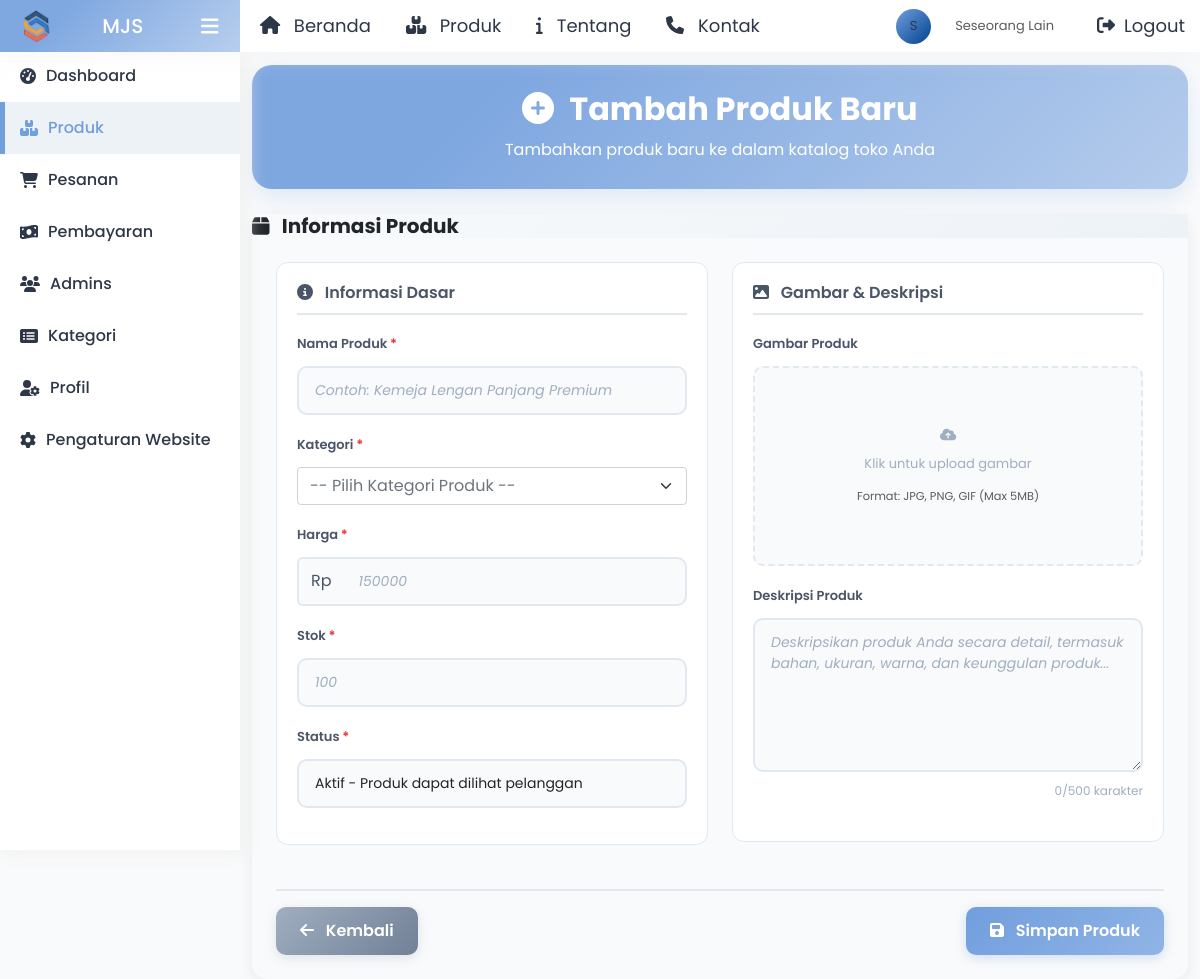
The page /admin/produk/tambah.php (signed in) on the database its author committed.
### tables this page shows
CREATE TABLE `pengaturan` (
  `id` int(11) NOT NULL,
  `nama_toko` varchar(100) NOT NULL,
  `alamat_toko` text DEFAULT NULL,
  `no_hp_toko` varchar(20) DEFAULT NULL,
  `email_toko` varchar(100) DEFAULT NULL,
  `no_rekening` varchar(50) DEFAULT NULL,
  `nama_bank` varchar(50) DEFAULT NULL,
  `atas_nama` varchar(100) DEFAULT NULL,
  `logo_toko` varchar(255) DEFAULT NULL,
  `deskripsi_toko` text DEFAULT NULL,
  `whatsapp_number` varchar(20) DEFAULT NULL,
  `updated_at` timestamp NOT NULL DEFAULT current_timestamp() ON UPDATE current_timestamp()
);

### includes/functions.php (called while the page is built, shortened)
<?php
require_once __DIR__ . '/../config/config.php';
function isLoggedIn() {
    return isset($_SESSION['admin_id']) && !empty($_SESSION['admin_id']);
}

### admin/produk/tambah.php (the view, shortened to what this page needs)
<?php
require_once __DIR__ . '/../../config/config.php';
$prefixlogo = '../../';
?>
<?php include __DIR__ . '/../../includes/header.php'; ?>
<div class="container-fluid">
    <div class="form-header text-center">
        <h2 class="fw-bold mb-2">
            <i class="fas fa-plus-circle me-2"></i>
            Tambah Produk Baru
        </h2>
        <p class="mb-0 fs-6">Tambahkan produk baru ke dalam katalog toko Anda</p>
    </div>
    <div class="form-card">
        <div class="card-header" style="background: linear-gradient(135deg, #f8fafc 0%, #edf2f7 100%); border: none;">
            <h5 class="mb-0 fw-bold text-dark">
                <i class="fas fa-box me-2"></i>
                Informasi Produk
            </h5>
        </div>
        <div class="card-body p-4">
            <form method="POST" enctype="multipart/form-data" id="productForm">
                <div class="row">
                    <div class="col-md-6">
                        <div class="form-section">
                            <h6 class="form-section-title">
                                <i class="fas fa-info-circle me-2"></i>
                                Informasi Dasar
                            </h6>
                            <div class="mb-3">
                                <label for="nama_produk" class="form-label required-field">Nama Produk</label>
                                <input type="text" class="form-control" id="nama_produk" name="nama_produk"
                                       placeholder="Contoh: Kemeja Lengan Panjang Premium" required>
                            </div>
                            <div class="mb-3">
                                <label for="kategori_id" class="form-label required-field">Kategori</label>
                            </div>
                            <div class="mb-3">
                                <label for="harga" class="form-label required-field">Harga</label>
                                <div class="input-group">
                                    <span class="input-group-text">Rp</span>
                                    <input type="number" class="form-control" id="harga" name="harga"
                                           placeholder="150000" min="0" required>
                                </div>
                            </div>
                            <div class="mb-3">
                                <label for="stok" class="form-label required-field">Stok</label>
                                <input type="number" class="form-control" id="stok" name="stok"
                                       placeholder="100" min="0" required>
                            </div>
                            <div class="mb-3">
                                <label for="status" class="form-label required-field">Status</label>
                                <select class="form-select" id="status" name="status" required>
                                    <option value="aktif" selected>Aktif - Produk dapat dilihat pelanggan</option>
                                </select>
                            </div>
                        </div>
                    </div>
                    <div class="col-md-6">
                        <div class="form-section">
                            <h6 class="form-section-title">
                                <i class="fas fa-image me-2"></i>
                                Gambar & Deskripsi
                            </h6>
                            <div class="mb-3">
                                <label for="gambar" class="form-label">Gambar Produk</label>
                                <div class="image-preview-container" id="imagePreviewContainer" onclick="document.getElementById('gambar').click();">
                                    <div class="upload-placeholder" id="uploadPlaceholder">
                                        <i class="fas fa-cloud-upload-alt"></i>
                                        <p class="mb-1">Klik untuk upload gambar</p>
                                        <small class="text-muted">Format: JPG, PNG, GIF (Max 5MB)</small>
                                    </div>
                                </div>
                            </div>
                            <div class="mb-3">
                                <label for="deskripsi" class="form-label">Deskripsi Produk</label>
                                <textarea class="form-control" id="deskripsi" name="deskripsi" rows="6"
                                          placeholder="Deskripsikan produk Anda secara detail, termasuk bahan, ukuran, warna, dan keunggulan produk..."
                                          maxlength="500"></textarea>
                                <div class="char-counter">
                                    <span id="charCount">0</span>/500 karakter
                                </div>
                            </div>
                        </div>
                    </div>
                </div>
                <div class="d-flex justify-content-between align-items-center mt-4 pt-3" style="border-top: 2px solid #e2e8f0;">
                    <a href="index.php" class="btn btn-gradient-secondary">
                        <i class="fas fa-arrow-left me-2"></i>
                        Kembali
                    </a>
                    <button type="submit" class="btn btn-gradient-primary btn-lg" id="submitBtn">
                        <i class="fas fa-save me-2"></i>
                        Simpan Produk
                    </button>
                </div>
            </form>
        </div>
    </div>
</div>
<?php include __DIR__ . '/../../includes/footer.php'; ?>

### includes/navbar.php (shortened to what this page needs)
<?php
require_once __DIR__ . '/../config/database.php';
require_once __DIR__ . '/../config/config.php';
$querypengaturansss = "SELECT logo_toko, nama_toko FROM pengaturan LIMIT 1";
$stmtpengaturansss = $db->prepare($querypengaturansss);
$stmtpengaturansss->execute();
$pengagturansss = $stmtpengaturansss->fetch(PDO::FETCH_ASSOC);
$logopengaturansss = '';
$namatokopengaturansss = APP_NAME;
if ($pengagturansss) {
    $namatokopengaturansss = $pengagturansss['nama_toko'] ?: APP_NAME;
    if (!empty($pengagturansss['logo_toko'])) {
        $logopengaturansss = $pengagturansss['logo_toko'];
    }
}
?>
<div class="header-container fixed-top">
    <header class="header navbar navbar-expand-sm expand-header">
        <div class="header-left d-flex">
            <div class="logo d-flex justify-content-around align-items-center">
                <?php if (!empty($logopengaturansss)): ?>
                    <img src="<?= $prefixlogo . $logopengaturansss ?>" alt="<?= htmlspecialchars($namatokopengaturansss) ?>" class="me-2" style="height: 32px; width: auto;">
                <?php else: ?>
                    <i class="fas fa-store me-2"></i>
                <?php endif; ?>
                <p><?= htmlspecialchars($namatokopengaturansss) ?></p>
                <?php if (isLoggedIn()): ?>
                    <a href="#" class="sidebarCollapse text-white" id="toggleSidebar" data-placement="bottom">
                        <span class="fas fa-bars"></span>
                    </a>
                <?php else: ?>
                    <i class="fas fa-store me-2"></i>
                <?php endif; ?>
            </div>
            <ul class="navbar-item me-auto flex-row ml-3">
                <li class="nav-item user-profile-dropdown">
                    <a class="nav-link user" href="<?= BASE_URL ?>">
                        <i class="fas fa-home me-1"></i>&nbsp;
                        Beranda
                    </a>
                </li>
                <?php if (isLoggedIn()): ?>
                    <li class="nav-item user-profile-dropdown">
                        <a class="nav-link user" href="<?= BASE_URL ?>admin/produk/">
                            <i class="fas fa-boxes me-1"></i>&nbsp;
                            Produk
                        </a>
                    </li>
                <?php endif; ?>
                <li class="nav-item user-profile-dropdown">
                    <a class="nav-link user" href="<?= BASE_URL ?>tentang.php">
                        <i class="fas fa-info me-1"></i>&nbsp;
                        Tentang
                    </a>
                </li>
                <li class="nav-item user-profile-dropdown">
                    <a class="nav-link user" href="<?= BASE_URL ?>kontak.php">
                        <i class="fas fa-phone me-1"></i>&nbsp;
                        Kontak
                    </a>
                </li>
            </ul>
        </div>
        <ul class="navbar-item flex-row ml-auto">
            <?php if (isLoggedIn()): ?>
                <li class="nav-item user-profile-dropdown">
                    <?php
                    $fullName = $_SESSION['admin_nama'] ?? 'User';
                    $firstLetter = strtoupper(substr($fullName, 0, 1));
                    ?>
                    <a href="<?= BASE_URL ?>admin/profile.php" style="text-decoration: none; background-color: none;">
                        <div class="user-profile text-muted">
                            <div class="user-avatar">
                                <span class="avatar-letter"><?php echo $firstLetter; ?></span>
                            </div>
                            <div class="d-none d-md-block">
                                <div class="text-sm font-medium"><?php echo $fullName; ?></div>
                            </div>
                        </div>
                    </a>
                </li>
                <li class="nav-item user-profile-dropdown">
                    <a class="nav-link user" href="<?= BASE_URL ?>admin/logout.php">
                        <i class="fas fa-sign-out-alt me-1"></i>
                        Logout
                    </a>
                </li>
            <?php endif; ?>
        </ul>
    </header>
</div>

### assets/css/sass.css (style rules this page uses)
* { padding: 0; margin: 0; outline: none; }
:root { --header-height: 3rem; --main-color: #719edd; --second-color: #2d3748; --main-grident: linear-gradient( 135deg, rgba(113, 158, 221, 0.9) 25%, rgba(113, 158, 221, 0.5) 100% ); --dark-bg: #f8fafc; --main-color-alt: #90b4e6; --text-color: #4a5568; --white-color: #ffffff; --white-alt: #edf2f7; --body-font: "Poppins", sans-serif; --biggest-font-size: 2.25rem; --h1-font-size: 1.5rem; --h2-font-size: 1.25rem; --h3-font-size: 1rem; --normel-font-size: 0.938rem; --small-font-size: 0.813rem; --smaller-font-size: 0.75rem; --font-medium: 500; --font-semi-bold: 600; --md-1: 0.5rem; --mb-2: 1rem; --mb-3: 1.5rem; --mb-4: 2rem; --mb-5: 2.5rem; --mb-6: 3rem; --z-tooltip: 10; --z-fixed: 100; }
html { scroll-behavior: smooth; }
body { color: var(--second-color); font-size: 13px; font-weight: 400; font-family: var(--body-font); line-height: 28px; overflow-x: hidden; background: hsl(200deg, 27%, 98%); }
img { vertical-align: middle; height: auto; }
a { text-decoration: none; display: inline-block; }
ul, ol { list-style: none; }
h1, h2, h3, h4, h5, h6, p, ul, li, span, label { margin: 0; }
ul { padding: 0; list-style: none; }

### assets/css/layers.css (style rules this page uses)
.header-container { background: #fff; box-shadow: -1px 4px 20px 1px #f1f1f185; }
header.header { justify-content: space-between; align-items: center; padding: 0; }
.header-left { justify-content: space-between; align-items: center; }
.logo { width: 240px; text-align: center; font-size: 20px; font-weight: 500; padding: 10px 0; background: var(--main-grident); color: var(--white-color); }
a.sidebarCollapse { padding-left: 14px; color: var(--second-color); font-size: 20px; }
ul.navbar-item { display: flex; }
.user-profile-dropdown { margin-left: 20px; margin-right: 15px; display: flex; justify-content: center; align-items: center; }
.nav-link.user { padding: 6px 0; font-size: 18px; color: var(--second-color); position: relative; transition: color 0.3s ease; }

### assets/css/style.css (style rules this page uses)
:root { --primary: #719EDD; --primary-light: #A3C1EF; --primary-dark: #4A7EC2; --secondary: #A271DD; --success: #71DD9B; --warning: #DDD271; --danger: #DD7171; --info: #71D3DD; --light: #F8F9FA; --dark: #212529; --gray: #6C757D; --white: #ffffff; --black: #000000; }
.text-dark { color: var(--dark); }
.text-white { color: var(--white); }
.btn { display: inline-block; font-weight: 400; line-height: 1.5; text-align: center; text-decoration: none; vertical-align: middle; cursor: pointer; user-select: none; background-color: transparent; border: 1px solid transparent; padding: 0.375rem 0.75rem; font-size: 1rem; border-radius: 0.25rem; transition: all 0.15s ease-in-out; }
.user-profile { display: flex; align-items: center; gap: 0.75rem; padding: 0.5rem; border-radius: 10px; cursor: pointer; transition: all 0.3s ease; }
.user-avatar { width: 35px; height: 35px; border-radius: 50%; background: linear-gradient(135deg, #719edd 0%, #00438f 100%); display: flex; align-items: center; justify-content: center; margin-right: 12px; }

### rows shown on the page
pengaturan: logo_toko (picture), nama_toko "MJS"

### other values the page prints
$firstLetter "S"
$fullName "Seseorang Lain"
